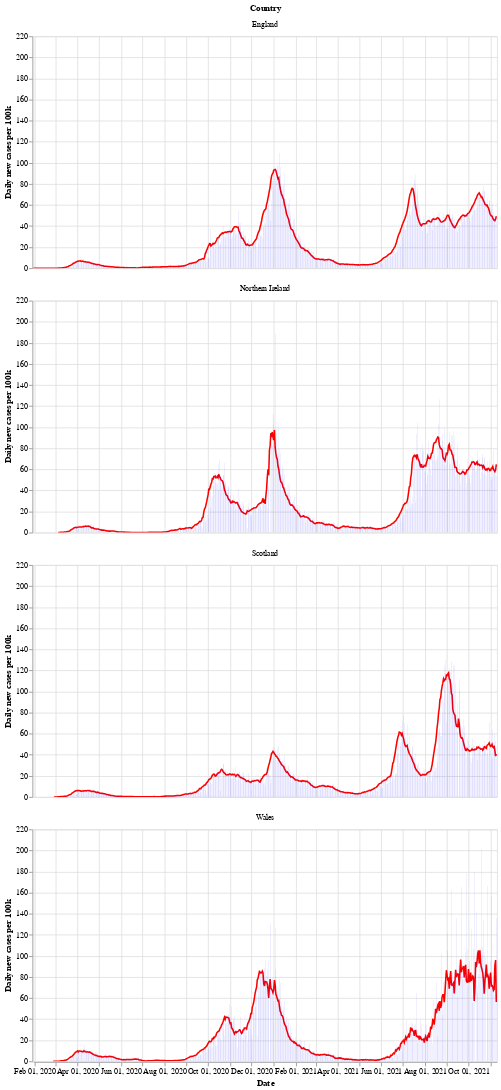

Write notebook code for a chart like this one.
### Markdown cell above
Next is a bar chart of the number of new cases in each country (per 100k population), with the 7 day moving average of cases. Again we see that Wales saw a longer period of raising and falling cases compared to the other countries.

After a period of cases falling, each nation is now seeing a rise in the number of cases - especially in Wales.

### Code cell
# collapse
bars = alt.Chart(uk_cases).mark_bar().encode(
    x=alt.X("yearmonthdate(date):T", axis=alt.Axis(title='Date')),
    y=alt.Y("newCasesRate:Q", axis=alt.Axis(title='Daily new cases per 100k')),
    tooltip='newCasesRate',
    color=alt.condition(
        alt.datum.dailyChange > 0,
        alt.value("orange"),  # The positive color
        alt.value("blue")  # The negative color
    )
).properties(title='New cases per 100k population with rolling 7 day average', width=600).interactive()
line = alt.Chart(uk_cases).mark_line(
    color='red',
    size=2,
).transform_window(
    rolling_mean='mean(newCasesRate)',
    frame=[0, 7],
    groupby=['areaName']
).encode(
    x='yearmonthdate(date):T',
    y='rolling_mean:Q'
)
alt.layer(line, bars, data=uk_cases).facet(alt.Row('areaName', title='Country'), columns=1)

### Figure 1 — Vega-Lite specification as saved in the notebook (floating-point values rounded to 4 significant figures; data arrays with more than 128 entries replaced by an {"elided": "..."} marker saying what was removed)
{"config": {"view": {"continuousWidth": 400, "continuousHeight": 300}}, "data": {"name": "data-a1c6ecb68f26f03ccf3dbec0c0dddaff"}, "facet": {"type": "nominal", "field": "areaName", "title": "Country"}, "spec": {"layer": [{"mark": {"type": "line", "color": "red", "size": 2}, "encoding": {"x": {"type": "temporal", "field": "date", "timeUnit": "yearmonthdate"}, "y": {"type": "quantitative", "field": "rolling_mean"}}, "transform": [{"window": [{"op": "mean", "field": "newCasesRate", "as": "rolling_mean"}], "frame": [0, 7], "groupby": ["areaName"]}]}, {"mark": "bar", "encoding": {"color": {"condition": {"value": "orange", "test": "(datum.dailyChange > 0)"}, "value": "blue"}, "tooltip": {"type": "quantitative", "field": "newCasesRate"}, "x": {"type": "temporal", "axis": {"title": "Date"}, "field": "date", "timeUnit": "yearmonthdate"}, "y": {"type": "quantitative", "axis": {"title": "Daily new cases per 100k"}, "field": "newCasesRate"}}, "selection": {"selector002": {"type": "interval", "bind": "scales", "encodings": ["x", "y"]}}, "title": "New cases per 100k population with rolling 7 day average", "width": 600}]}, "columns": 1, "$schema": "https://vega.github.io/schema/vega-lite/v4.8.1.json", "datasets": {"data-a1c6ecb68f26f03ccf3dbec0c0dddaff": {"elided": "2508 records"}}}
